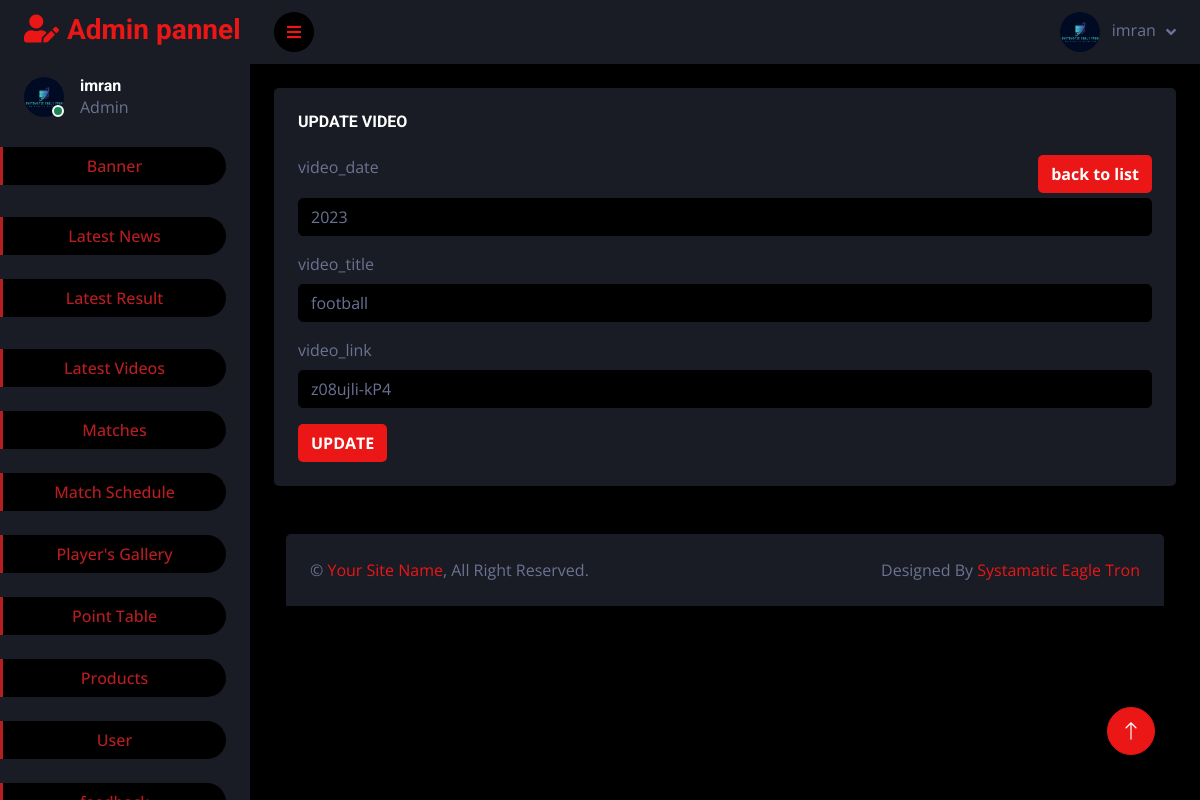
Screenshot of /video_update.php?up&update_id=1 (signed in) with the database file from the repository.
### tables this page shows
CREATE TABLE IF NOT EXISTS `latest_video` (
  `video_id` int(11) NOT NULL AUTO_INCREMENT,
  `video_date` varchar(226) NOT NULL,
  `video_title` varchar(226) NOT NULL,
  `video_link` varchar(226) NOT NULL,
  PRIMARY KEY (`video_id`)
);

### video_update.php (the view, shortened to what this page needs)
<?php
include('header.php');
$id = $_GET['update_id'];
?>
<div class="container-fluid pt-4 px-4">
                <div class="row g-4">
                    <div class="col-sm-12 col-xl-12">
                        <div class="bg-secondary rounded h-100 p-4">
                            <h6 class="mb-4">UPDATE VIDEO</h6>
                            <a href="latest_video.php"><button style="background-color:#EB1616;font-weight:bolder;color:white;float:right;margin-bottom:5px;" class="btn">back to list</button></a>
                            <form  method="POST" >
                            <?php
$sq=mysqli_query($con,"SELECT * FROM `latest_video` WHERE   video_id =  '".$id."' ");
$ys=mysqli_fetch_array($sq)
?>
                                <div class="mb-3">
                                    <label class="form-label">video_date</label>
                                    <input type="text" value="<?php echo $ys['video_date']?>"  name="video_date" class="form-control" >
                                </div>
                                <div class="mb-3">
                                    <label class="form-label">video_title</label>
                                    <input type="text"  value="<?php echo $ys['video_title']?>"  name="video_title" class="form-control">
                                </div>
                                <div class="mb-3">
                                    <label class="form-label">video_link</label>
                                    <input type="text"   value="<?php echo $ys['video_link']?>"    name="video_link"  class="form-control">
                                </div>
                            <div>
                           <button  href="latest_video.php" name="update" type="submit" class="btn"  style="background-color:#EB1616;font-weight:bolder;color:white;">UPDATE</button>
                             </div>
                            </form>
                        </div>
                    </div>
<?php
include('footer.php');
?>

### header.php (shortened to what this page needs)
<?php
include('config.php');
?>
<!DOCTYPE html>
<html lang="en">
<head>
    <link href="https://cdnjs.cloudflare.com/ajax/libs/font-awesome/5.10.0/css/all.min.css" rel="stylesheet">
    <link href="https://cdn.jsdelivr.net/npm/bootstrap-icons@1.4.1/font/bootstrap-icons.css" rel="stylesheet">
    <link href="lib/owlcarousel/assets/owl.carousel.min.css" rel="stylesheet">
    <link href="lib/tempusdominus/css/tempusdominus-bootstrap-4.min.css" rel="stylesheet" />
    <link href="css/bootstrap.min.css" rel="stylesheet">
    <link href="css/style.css" rel="stylesheet">
</head>
<body>
    <div class="container-fluid position-relative d-flex p-0">
        <?php
               $set = mysqli_query($con,"SELECT * FROM admin");
               $set1 = mysqli_fetch_array($set);
               ?>
        <div class="sidebar pe-4 pb-3">
            <nav class="navbar bg-secondary navbar-dark">
                <a href="index.html" class="navbar-brand mx-4 mb-3">
                    <h3 class="text-primary"><i class="fa fa-user-edit me-2"></i>Admin pannel</h3>
                </a>
                <div class="d-flex align-items-center ms-4 mb-4">
                    <div class="position-relative">
                        <img class="rounded-circle" src="<?php echo $set1['admin_img']?>" alt="" style="width: 40px; height: 40px;">
                        <div class="bg-success rounded-circle border border-2 border-white position-absolute end-0 bottom-0 p-1"></div>
                    </div>
                    <div class="ms-3">
                        <h6 class="mb-0"><?php echo $set1['admin_name']?></h6>
                        <span>Admin</span>
                    </div>
                </div>
                <div class="navbar-nav w-100">
                    <a href="main.php" class="nav-item nav-link active mt-1 text-center">Banner</a><br>
                    <a href="latest_news.php" class="nav-item nav-link active mt-2 text-center">Latest News</a><br>
                    <a href="latest_result.php" class="nav-item nav-link active text-center">Latest Result</a><br>
                    <a href="latest_video.php" class="nav-item nav-link active mt-2 text-center">Latest Videos</a><br>
                    <a href="match.php" class="nav-item nav-link active text-center">Matches</a><br>
                    <a href="match_shedule.php" class="nav-item nav-link active text-center">Match Schedule</a><br>
                    <a href="player_gallery.php" class="nav-item nav-link active text-center">Player's Gallery</a><br>
                    <a href="point_table.php" class="nav-item nav-link active text-center">Point Table</a><br>
                    <a href="products.php" class="nav-item nav-link active text-center">Products</a><br>
                    <a href="user.php" class="nav-item nav-link active text-center">User</a><br>
                    <a href="feedback.php" class="nav-item nav-link active text-center">feedback</a>
                </div>
            </nav>
        </div>
        <div class="content">
            <nav class="navbar navbar-expand bg-secondary navbar-dark sticky-top px-4 py-0">
                <a href="#" class="sidebar-toggler flex-shrink-0">
                    <i class="fa fa-bars"></i>
                </a>
                <div class="navbar-nav align-items-center ms-auto">
                       <?php
                       $sqlq=mysqli_query($con,"SELECT * from `admin`" );
 ?>
                    <div class="nav-item dropdown">
                        <a href="#" class="nav-link dropdown-toggle" data-bs-toggle="dropdown">
                            <img class="rounded-circle me-lg-2" src="<?php echo $set1['admin_img']?>" alt="" style="width: 40px; height: 40px;">
                            <span class="d-none d-lg-inline-flex"><?php echo $set1['admin_name']?></span>
                        </a>
                    </div>
                </div>
            </nav>

### css/style.css (style rules this page uses)
:root { --primary: #b81e20; --secondary: #191C24; --light: #6C7293; --dark: #000000; }
.btn { transition: .5s; }
.sidebar { position: fixed; top: 0; left: 0; bottom: 0; width: 250px; height: 100vh; overflow-y: auto; background: var(--secondary); transition: 0.5s; z-index: 999; }
.content { margin-left: 250px; min-height: 100vh; background: var(--dark); transition: 0.5s; }
@media (min-width: 992px) { .sidebar { margin-left: 0; } }
@media (min-width: 992px) { .content { width: calc(100% - 250px); } }
.sidebar .navbar .navbar-nav .nav-link { padding: 7px 20px; color: var(--light); font-weight: 500; border-left: 3px solid var(--secondary); border-radius: 0 30px 30px 0; outline: none; }
.sidebar .navbar .navbar-nav .nav-link:hover, .sidebar .navbar .navbar-nav .nav-link.active { color: var(--primary); background: var(--dark); border-color: var(--primary); }
.content .navbar .navbar-nav .nav-link { margin-left: 25px; padding: 12px 0; color: var(--light); outline: none; }
.content .navbar .sidebar-toggler, .content .navbar .navbar-nav .nav-link i { width: 40px; height: 40px; display: inline-flex; align-items: center; justify-content: center; background: var(--dark); border-radius: 40px; }
.content .navbar .dropdown-toggle::after { margin-left: 6px; vertical-align: middle; border: none; content: "\f107"; font-family: "Font Awesome 5 Free"; font-weight: 900; transition: .5s; }

### rows the page displays
latest_video: video_date "2023", video_title "football", video_link "z08ujli-kP4"

### other values shown
$set1['admin_name'] "imran"
